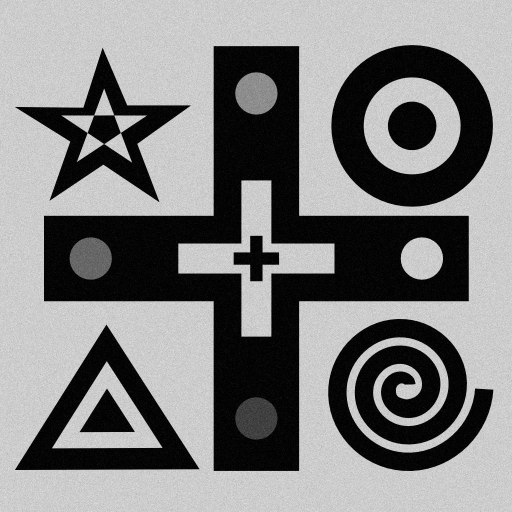
#> input picture lectures/01-Introduction2ImgProc/figures/testpattern_noisy.jpg, 1024 x 1024 px (shown at 1/2 size)
$ jupyter execute --allow-errors Introduction2Images.ipynb   (shell and % lines are left out)
#> lines starting #> are read from the running program, lines starting #| are printed output that depends on the picture
<p style="font-size:2em;padding-bottom: 0.5em; font-weight: bold;">
E-learning course on <br / >
Advanced Neutron Imaging
</p>

<p style="font-size:1.25em;padding-bottom: 0.25em;">

# Module Number/Introduction to images

</p>

<p style="font-size:1em;">February 25, 2021</p>
<br /><br />
<p style="font-size:1.25em;padding-bottom: 0.25em; text-align: center;">Anders Kaestner</p>

[cell 1]
import numpy as np
import pandas as pd
import matplotlib.pyplot as plt
import matplotlib.patches as patches


from skimage.io import imread
from scipy.ndimage import convolve
from skimage.morphology import disk
from skimage.transform import resize
from itertools import product

import os
from io import StringIO
import skimage as ski

## Training objectives

- Terminal Training Objectives:
    - Obtain an awareness that numerical methods are needed for the quantitative interpretation of images.
    - Understand the concept of an image processing workflow.

- Enabling training objectives:
    - Understanding that the analysis objectives decide the choice of strategy and tools.
    - Basic definitions of
        - images
        - gray levels
        - visibility
        - noise

# What shall we do with our images?

## You have data...

Imaging experiments produce large amounts of data

### Important questions

What is the purpose of the experiment?

- Qualitative visual analysis using 3D visualization
- Sample characterization
- Determine process parameters
- Count and measure size of features
- etc.

### Which information do you expect from the data

| Intensity  | Geometry |
|:----------|:----------|
| Material composition | Identify features |
| Material transport   | Volume |
| Physical quantities | Shape |

The information you want to quantify affects:
- The choice of processing method
- The experiment strategy
- The choice of analysis tools

## Measurements are rarely perfect

<center>

</center>

Relevant features versus:
- Resolution
- Sample movement
- Noise
- Inhomogeneous contrast
- Artefacts

## Questions
1. Why
2. How
3. When

# Images

## Define an image

### What is an image?

A very abstract definition:
- __A pairing between spatial information (position)__
- __and some other kind of information (value).__

In most cases this is a 2- or 3-dimensional position (x,y,z coordinates)

### Image sampling
| The world is | The computer needs|
|:---:|:---:|
| Continuous    | Discrete levels |
| No boundaries | Limited extent |

A real world observation is contious and we need to sample the information in order to bring it into the computer for storage and to perform our analysis. There are different types of sampling involved to get a digital image.

Intensity
: The continous intensity must be sampled into discrete levels represented by a number of bits

Locations
:The location in the scene must be rasterized into a grid of pixels that contain the image intensity. The size of the pixels determine the greatest spatial frequency that can be respresented in the image. The spatial sampling follows the Nyquist sampling theorem that says that you have to sample by twice as fast the highest frequency in the scene. If you sample too slow you will see aliasing effects that appear as moiree fringes in the image.

```{figure} figures/grid.pdf
---
scale: 75%
---
The real world is sampled into discrete images with limited extent.
```

<center>

</center>

### Different types of images

<table>
    <tr>
        <th><center>2D</center></th>
        <th><center>3D</center></th>
        <th><center>4D</center></th>
    </tr>
    <tr>
        <td></td>
        <td>

        </td>
        <td>4D</td>
    </tr>
    <tr>
        <td>Radiographs</td>
        <td>Tomography<br/>Time-series<br/>Spectrum</td>
        <td>Volume time series</td>
    </tr>
</table>

## Pixel size and resolution

It is important to distinguish between pixel size and resolution

### Pixel size
The pixel size is
- The sample pitch between two adjacent pixels
- The smallest area represented in the image

### Resolution
The resolution is related to the optical system
- It is the effect of the optical transfer function of the acquisition system.
- Should have a greater value than the pixel size.
- Defines the smallest pixel size when you set up your acquistion conditions.

### Demonstrating different pixel sizes
What happens when we represent the same image with less pixels?

In this example we downsample the image first by a factor two. This change is barely visible when we show the image, but the number of pixels have reduced by a factor four. In the second example the image is downscaled by a factor 32 and you can clearly observe how pixelated the image is. A this level of downscaling, you can only see very coarse features in the sample.

Down scaling is sometimes used as a method to speed up the frame rate as it radiacally reduces the number of bytes to be transfered from the detector and also the amount of data to write on disk. You should however be careful not to down scale by a too great factor as you will loose spatial information when doing so.

#> (a cell that did not finish here is left out)

### Edges at different resolutions and pixel sizes

Finding the correct pixel size is related to the resolution of the imaging system. You can sample low resolved scenes with many pixels but then the edges will appear blurred and will essentially waste a lot data on little added value.

The example below shows what an ideal edge would look like and what it mostly looks like when we acquire our images. As you can see, the "real" edge is represented by a smooth transition spread over several pixels.

```{figure} figures/edge.pdf
---
scale: 75%
---
Examples of edges sampled with different pixel sizes.
```

<center>

</center>

## Image intensity
What happens when we reduce the number of gray-levels in the image?

The image intensity is determined by the response function of the imaging system. In the case of neutron imaging we are talking about the transmission of the neutron beam through the sample. The transmission follows Beer-Lambert's law
$I(x,y)=I(x,y) e^{-\int_L \mu(x) dx}$, this is only a simplified version. More complicated versions including the neutron energy are presented in other parts of this course.

The information captured by the detector is stored in digital form with different gray level dynamics. We are often talking about 8 or 16 bit integer when we store images. This means that each pixel can represent the measured intensity with either 256 or 65565 gray levels respectively. In the example below we demonstrate what happens when only very few gray levels are used.

#> (a cell that did not finish here is left out)

It is important to use as many gray levels at possible when you expose your images. The image turns patchy when you use too few levels which you can see in the example above. The patchiness reduces the precision of your evaluation, there is less margin to make estimations and decisions. The number of gray levels depend on many factors like:

- Exposure time
- Neutron flux
- Conversion efficiency
- Conversion rate of the detector
- Pixel size

So, it is your task to optimize your acquisition to provide well illuminated images by changing these parameters. Some are easier than others to change and contstraint are given by the type of investigation you are doing.

### How many bits are needed?

The number of bits you need depends on:
- Contrast difference
- Separate many different sample features
- Sensitivity to rounding errors

The table below gives you an idea how many bits you need to represent your image information. In the extreme you would only need a single bit per pixel (8 pixels per byte) to represent a bi-level image from a segmentation. The other extreme would be to use double precision floating point that requires 64 bits (8 bytes) per pixels. Double precision is rarely needed and single precision is mostly sufficient which saves you memory. Saving memory is in particular important when you work with 3D images.

<span style="font-size:1.5em;">

| Few bits | Many bits | Floating point |
|:----------|:-----------|:----------------|
|High contrast<br/>Clean images<br/>Segmented data|Low contrast<br/>Noisy images<br/>Gradual changes|High intensity dynamics<br/>Quantification to physical properties<br/>In algorithms|

</span>

### The histogram

The histogram is a statistical tool to show frequency of each graylevel in the image.

It is essentially a plot where the you count how many times each gray level appears in the image. For a 16-bit image this would result 65565 points. This is far too detailed therefore it is common to use bins of several gray level to reduce the level of detail in the histogram and also improve the readability. In the example below we use 100 histogram bins which look quite reasonable for this image. Chosing the number of bins depends on the image size too. Your histogram doesn't look very useful if you have too many bins compared to the available number of pixels. You can use the piece of code below to explore what happens when you change the number of bins.

[cell 4]
fig,ax = plt.subplots(1,2,figsize=(15,5))

# Compute and show a histogram
#> (the rest of this cell did not finish here and is left out)

It can be used for the analysis of the image as it gives you an idea which values are related to different features in the image. The histogram tells you the area covered by a give pixel value and a later section we will see how the histogram can be used to segment the images.

### Details of the histogram
Let's look att different regions in the image and their representation in the histogram.

<center>

</center>

```{figure} figures/histogram_regions.pdf
---
scale: 75%
---
Regions in the image connected to their position in the histogram.
```

### Histogram examples

[cell 5]
a=plt.imread('figures/testpattern_noisy.jpg')
#> a is the input picture: shape (1024, 1024); min 0, max 253, mean 127.6
b=plt.imread('figures/neutron_camera.png')
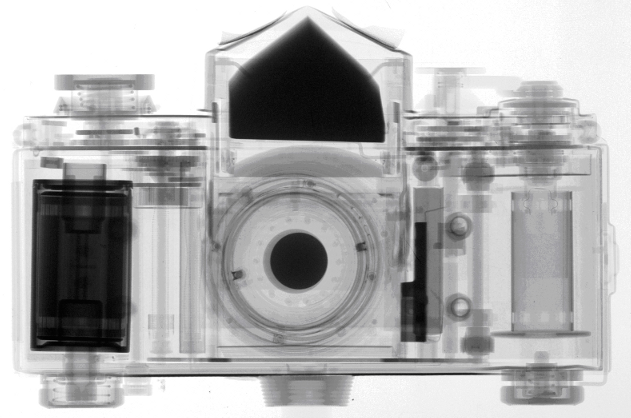
#> input picture lectures/01-Introduction2ImgProc/figures/neutron_camera.png, 631 x 418 px
#> b is the input picture: shape (418, 631, 3) float32; mean R, G, B 0.691, 0.69, 0.691
c0=plt.imread('figures/root_slices.png')
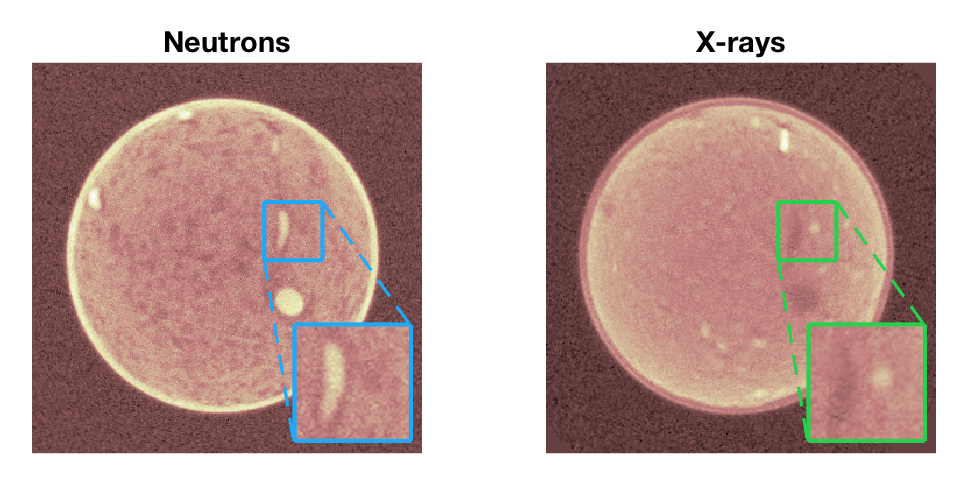
#> input picture lectures/01-Introduction2ImgProc/figures/root_slices.png, 965 x 487 px
#> c0 is the input picture: shape (487, 965, 4) float32; mean R, G, B, A 0.748, 0.643, 0.623, 1
c1=plt.imread('figures/root_histogram.png')
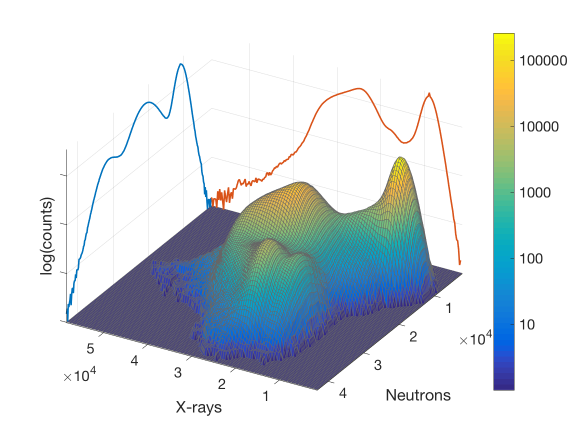
#> input picture lectures/01-Introduction2ImgProc/figures/root_histogram.png, 1167 x 875 px (shown at 1/2 size)
#> c1 is the input picture: shape (875, 1167, 3) float32; mean R, G, B 0.844, 0.872, 0.885

fig,ax=plt.subplots(2,3,figsize=(15,8))
ax=ax.ravel()

ax[0].imshow(a,cmap='gray')
ax[0].set_xticks([]);ax[0].set_yticks([])
ax[0].set_title('Noisy bi-level image')
ax[3].hist(a.ravel(),bins=100)
ax[1].imshow(b,cmap='gray')
ax[1].set_title('Neutron image')
ax[1].set_xticks([]);ax[1].set_yticks([])
ax[4].hist(b.ravel(),bins=100)
ax[2].imshow(c0)
ax[2].set_title('Bivariate data')
ax[2].axis('off')
ax[5].imshow(c1)
ax[5].axis('off');
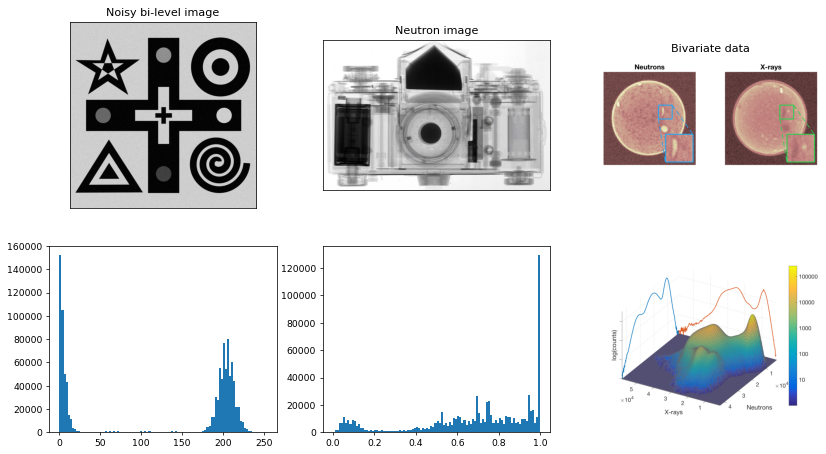
#> figure drawn by matplotlib, 6 panels; panel 4: tallest bar 152708 high, from x = -2.22e-16 to 2.53; panel 5: tallest bar 129819 high, from x = 0.99 to 1

## Visualizing gray levels

The human eye is not able to resolve many intensity levels

In this example we demonstrate how easy or hard it can be to perceive contrast differences in an image with different number of gray levels. How well you can see the differences depends on one hand on how well your eye can resolve the contrast difference, but there are also technical issues related to how well you can see the changes. E.g. how well your screen can display the changes and even the ambient light in the room you are working in.

[cell 6]
xlin = np.linspace(0,255, 256)
xx, yy = np.meshgrid(xlin, xlin)

fig, ax = plt.subplots(1,3, figsize = (15, 5))
n=32; ax[0].imshow(np.floor(xx/n), interpolation='None', cmap = 'gray');  ax[0].set_title('{0} levels'.format(256//n))
n=8;  ax[1].imshow(np.floor(xx/n), interpolation='None', cmap = 'gray');  ax[1].set_title('{0} levels'.format(256//n))
n=1;  ax[2].imshow(np.floor(xx/n), interpolation='None', cmap = 'gray');  ax[2].set_title('{0} levels'.format(256//n));
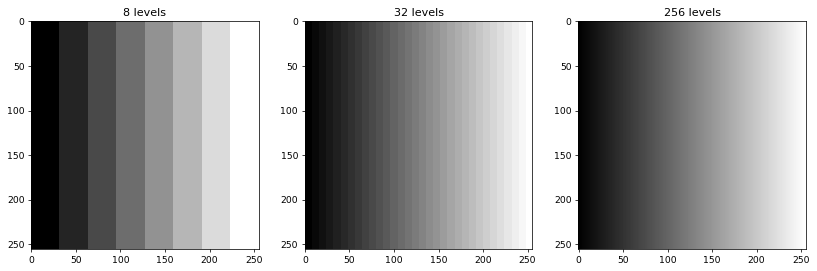
#> figure drawn by matplotlib, 3 panels

### Using pseudo colormaps

The image intensity is mostly only represented by a scalar by a gray level. Which is makes it hard to see subtle changes in intensity. Colormaps can help here.

[cell 7]
fig,ax=plt.subplots(1,3,figsize=(15,5))
#> (the rest of this cell did not finish here and is left out)

Colormaps are only used for the visulization making it possible to better visualize and highlight features in the image. They can however also be misleading if you chose the wrong colormap. The interpretation of the image is in particular hard when you start manipulating the colormap. In this way it is even posible to "invent" features in the image that are not real. A typical example is that you thanks to the colormap could see a denser skin like structure near the sample boundary. It the reality this "skin" is only the smooth edge which is caused by low resolution of the imaging system.

### Brightness
With image brightness, you can focus on narrow gray level intervals to better visually resolve local details.

<center>

</center>

```{figure} figures/histogram_brightness.pdf
---
scale: 75%
---
Narrow intensity intervals to highlight low (left) and high (right) graylevel regions.
```

### Contrast

Contrast controls the width of the intensity interval to use.

<center>

</center>

Contrast control is often used to define which gray levels to include when you save image to file. The image is usually represented in floating point data format after some calculations and you have to limit the interval to resolve the relevant information with many gray levels and reject outliers when you convert to 8- or 16-bit integers.

The example shows a narrow interval that mostly is useful to highlight features with small difference in contrast. The example with wider interval would is set to reject the background while most of the sample is visible. This setting may be useful for presentationations and publication where you want to boost the visibility, but is not recommended if you want to use the image in further calculations. In the latter case it is important to keep as many gray levels as possible, i.e. also include the noise flucuations in the background.

```{figure} figures/histogram_contrast.pdf
---
scale: 75%
---
Different image contrasts. Narrow interval to the left and wide interval to the right.
```

## Pixelwise operations

Pixelwise operations apply scalar operations to each pixel.
- Arithmetics +, -, *, /
- Functions e.g. sin(x), exp(x), ln(x)

Statistic functions
- mean, standard deviation
- min, max

### Demonstrating arithmetic functions (flat field normalization)

$$normed = \frac{img-dc}{ob-dc}$$

[cell 8]
img = plt.imread('data/wood_0000.tif')
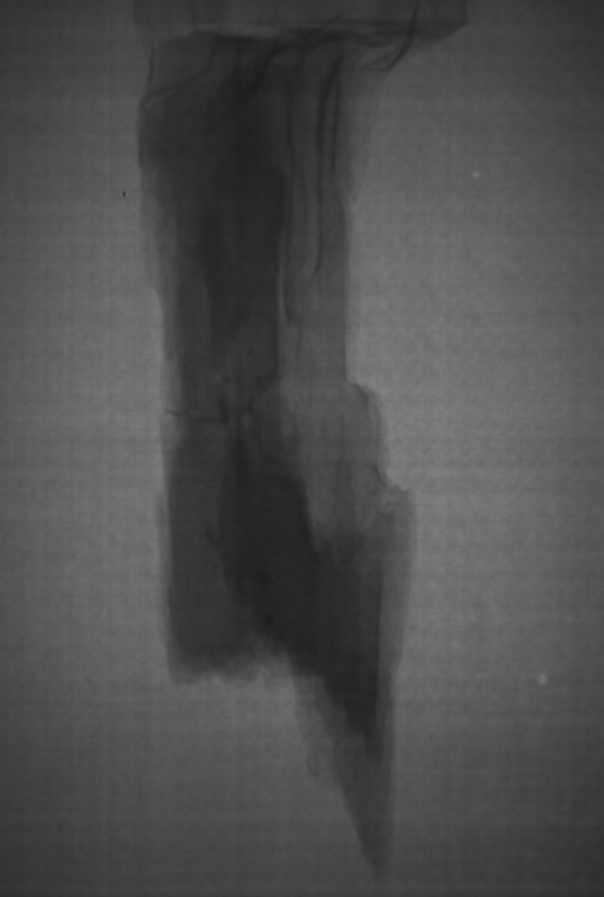
#> input picture lectures/01-Introduction2ImgProc/data/wood_0000.tif, 604 x 897 px
#> img is the input picture: shape (897, 604) uint16; min 7353, max 33531, mean 20016.2
ob  = plt.imread('data/ob_0000.tif')
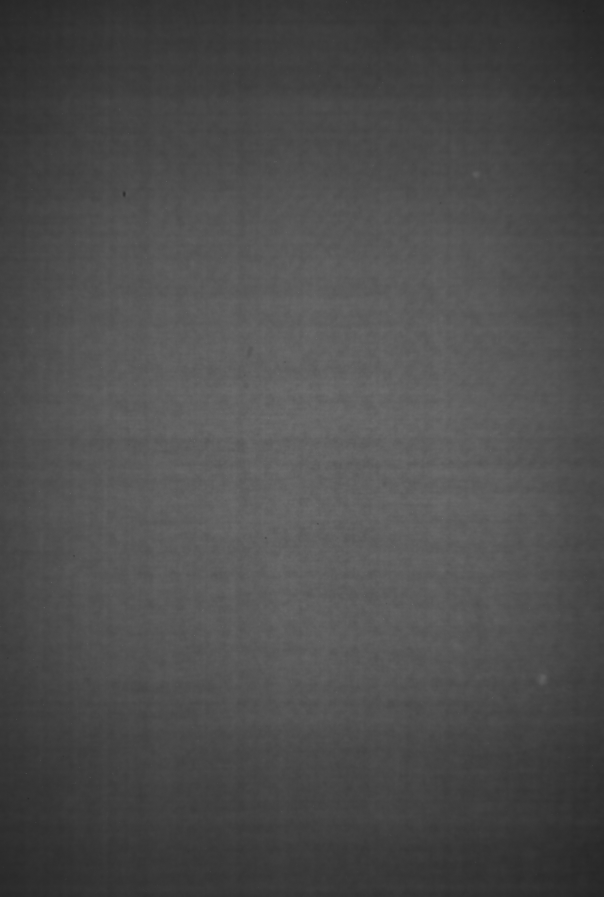
#> input picture lectures/01-Introduction2ImgProc/data/ob_0000.tif, 604 x 897 px
#> ob is the input picture: shape (897, 604) uint16; min 8459, max 28961, mean 19753.6
#> (the rest of the program and of its run is left out)
